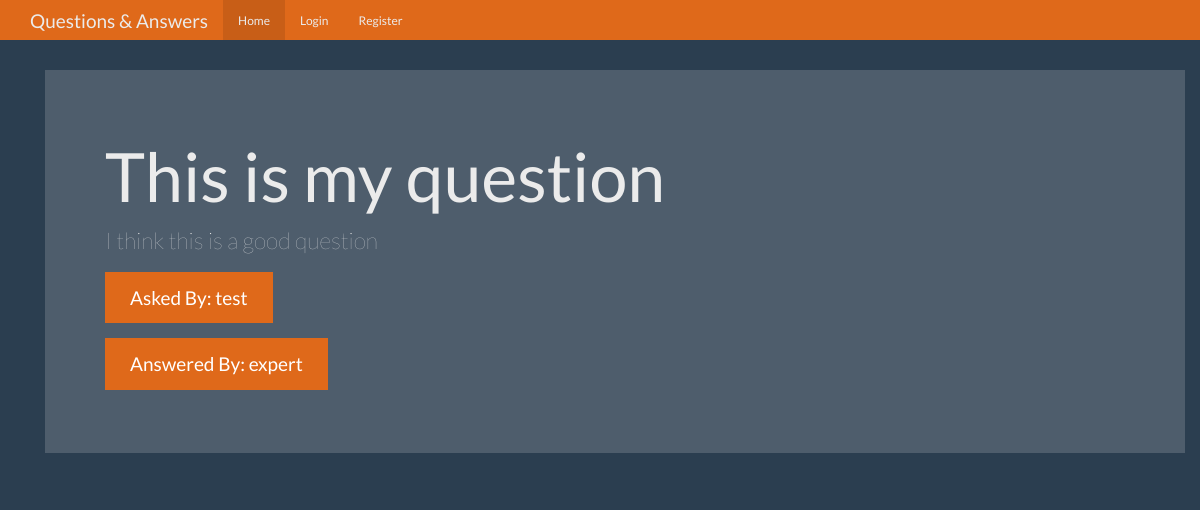
Page /question/2 on the committed database.
### tables this page shows
CREATE TABLE questions(
    id integer primary key autoincrement,
    question_text text not null,
    asked_by_id integer not null,
    expert_id integer not null
, answer_text text);

CREATE TABLE user(
    id integer primary key autoincrement,
    name text not null,
    password text not null,
    expert boolean not null,
    admin boolean not null
);

### app.py (the view)
@app.route('/question/<question_id>')
def question(question_id):
    user = get_current_user()
    db = get_db()
    questions_cur = db.execute('select questions.question_text, questions.answer_text, askers.name as asker_name, experts.name as expert_name from questions \
                                join user as askers on askers.id=questions.asked_by_id \
                                join user as experts on experts.id=questions.expert_id \
                                where questions.id=?', [question_id])
    question = questions_cur.fetchone()
    return render_template('question.html', user=user, question=question)

### app.py (called while the page is built)
def get_current_user():
    user_result = None
    if 'user' in session:
        user = session['user']
        db = get_db()
        user_cur = db.execute('select id, name, password, expert, admin from user where name=?', [user])
        user_result = user_cur.fetchone()
    return user_result

### database.py (called while the page is built)
def connect_db():
    sql = sqlite3.connect('D:/Flask/Q&A_App/questions.db')
    sql.row_factory = sqlite3.Row
    return sql

def get_db():
    if not hasattr(g, 'sqlite3'):
        g.sqlite_db = connect_db()
    return g.sqlite_db

### templates/question.html (shortened to what this page needs)
{% extends "base.html" %}
{% from "show_links.html" import show_links %}
{% block nav %}
{{ show_links(user) }}
{% endblock %}
{% block body %}
<div class="container theme-showcase" role="main">
  <div class="jumbotron">
    <h1>{{ question['question_text'] }}</h1>
    <p>{{ question['answer_text'] }}</p>
    <p><a class="btn btn-primary btn-lg">Asked By: {{ question['asker_name'] }}</a></p>
    <p><a class="btn btn-primary btn-lg">Answered By: {{ question['expert_name'] }}</a></p>
  </div>
</div>
{% endblock %}

### static/theme.css (style rules this page uses)
body { padding-top: 70px; padding-bottom: 30px; }

### rows in the picture
questions: question_text "This is my question", answer_text "I think this is a good question"
user: asker_name "test"
user: expert_name "expert"
